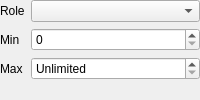
                  <widget class="QWidget" name="page_ss_group_role_cardinality_details_3">
                   <layout class="QFormLayout" name="formLayout_ss_group_role_cardinality_3">
                    <property name="leftMargin">
                     <number>0</number>
                    </property>
                    <property name="topMargin">
                     <number>0</number>
                    </property>
                    <property name="rightMargin">
                     <number>0</number>
                    </property>
                    <property name="bottomMargin">
                     <number>0</number>
                    </property>
                    <item row="0" column="0">
                     <widget class="QLabel" name="label_ss_group_role_cardinality_role_3">
                      <property name="text">
                       <string>Role</string>
                      </property>
                     </widget>
                    </item>
                    <item row="0" column="1">
                     <widget class="QComboBox" name="comboBox_ss_group_role_cardinality_role"/>
                    </item>
                    <item row="1" column="0">
                     <widget class="QLabel" name="label_ss_group_role_cardinality_min_3">
                      <property name="text">
                       <string>Min</string>
                      </property>
                     </widget>
                    </item>
                    <item row="1" column="1">
                     <widget class="QSpinBox" name="spinBox_ss_group_role_cardinality_min">
                      <property name="minimum">
                       <number>0</number>
                      </property>
                     </widget>
                    </item>
                    <item row="2" column="0">
                     <widget class="QLabel" name="label_ss_group_role_cardinality_max_3">
                      <property name="text">
                       <string>Max</string>
                      </property>
                     </widget>
                    </item>
                    <item row="2" column="1">
                     <widget class="QSpinBox" name="spinBox_ss_group_role_cardinality_max">
                      <property name="specialValueText">
                       <string>Unlimited</string>
                      </property>
                      <property name="minimum">
                       <number>0</number>
                      </property>
                     </widget>
                    </item>
                   </layout>
                  </widget>
